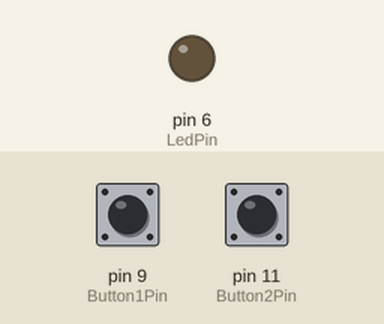
The sketch below on a simulated Arduino Uno, built with avr-gcc and run on an emulated ATmega328P. Shown: output pins drawn as LEDs (lit = HIGH). The inputs (shaded band) are chosen by the test bench; at power-on: pin 9 (Button1Pin) HIGH, pin 11 (Button2Pin) HIGH. The ROS host is connected and sends only what is stated.

Above: at 1.2 s.
1.3 s: pin 9 (Button1Pin) pulled LOW for 3.2 s
At 4.25 s:
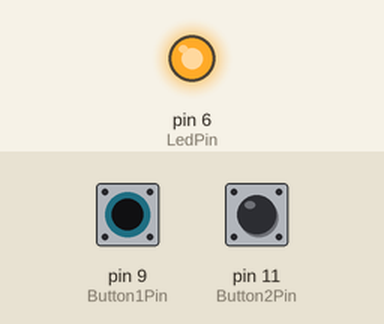
Timing chart, 0 to 6.0 s (numbered marks = the images above; inputs shaded):
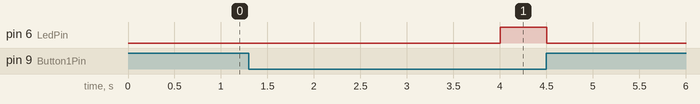

The sketch:

task_3.ino
```cpp
/*Основная разница этого задания от 2, то что в 2 мы считывали значения с рос, в зависимости от них включали светодиод. Тут мы сами нажимаем на кнопки, потом отправляем эту инфу росу и потом зажигаем светодиод.
Делается это через паблишер, который отправляет наши данные росу.*/


#include <ros.h>
#include <std_msgs/String.h>

#define LedPin 6
#define Button1Pin 9
#define Button2Pin 11

ros::NodeHandle nh; //переменная узла с рос
std_msgs::String msg; //в msg будем хранить сообщения с роса
ros::Publisher pub("/led/control", &msg); //создаёт паблишер (передатчик) в топик "/led/control".


String lightMode = "off"; //таже тема что в прошлом задании с статусами светодиода
unsigned long lastOn = 0; //и временем

void LightState() { //с 2 задания
  if (lightMode == "on") {
    digitalWrite(LedPin, HIGH);
  } else if (lightMode == "off") {
    digitalWrite(LedPin, LOW);
  }
}

void setup() {
  pinMode(LedPin, OUTPUT);
  pinMode(Button1Pin, INPUT_PULLUP);
  pinMode(Button2Pin, INPUT_PULLUP);

  nh.initNode();
  nh.advertise(pub); //регистрирует паблишер для отправки сообщений в ROS

  lightMode = "off";
}

void loop() {
  nh.spinOnce(); //обновляет соединение с ROS
  bool button1Pressed = !digitalRead(Button1Pin); //считываем нажатие обоих кнопок
  bool button2Pressed = !digitalRead(Button2Pin);

  String newMode;
  if (button1Pressed && button2Pressed) {
    newMode = "on";
  } else if (button1Pressed) {
    newMode = "blink";
  } else {
    newMode = "off";
  }

  if (newMode != lightMode) { //если режим изменился, с off на on к примеру
    lightMode = newMode;
    msg.data = lightMode.c_str(); //конвертирует String в формат ROS.
    pub.publish(&msg); //и отправляем сообщение в /led/control
  }

  if (lightMode == "blink") {
    unsigned long now = millis();
    if (now - lastOn >= 4000 && digitalRead(LedPin) == LOW) {
      digitalWrite(LedPin, HIGH);
      lastOn = now;
    } else if (now - lastOn >= 2000 && digitalRead(LedPin) == HIGH) {
      digitalWrite(LedPin, LOW);
      lastOn = now;
    }
  } else {
    LightState();
  }
}
```

Measured:
- after the input at 1.3 s, pin 6 (LedPin): LOW → HIGH after 2.7 s, → LOW 0.50 s later
